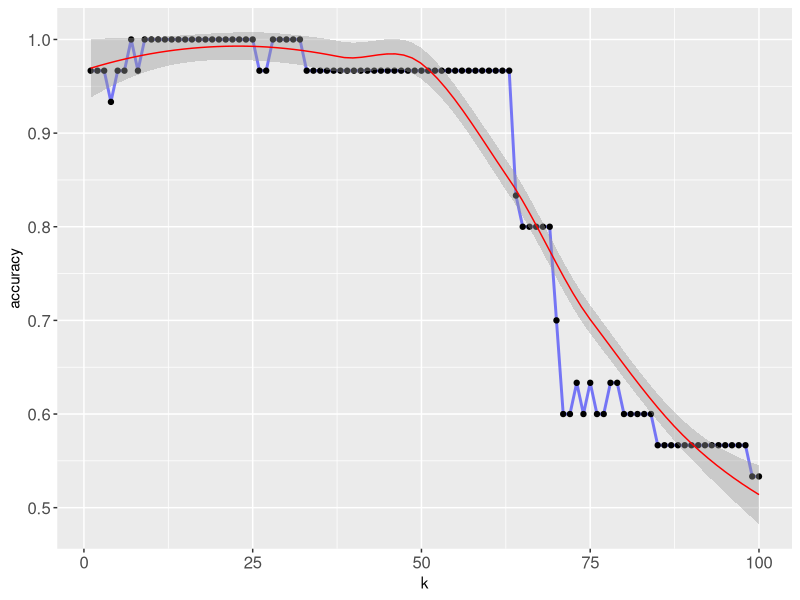
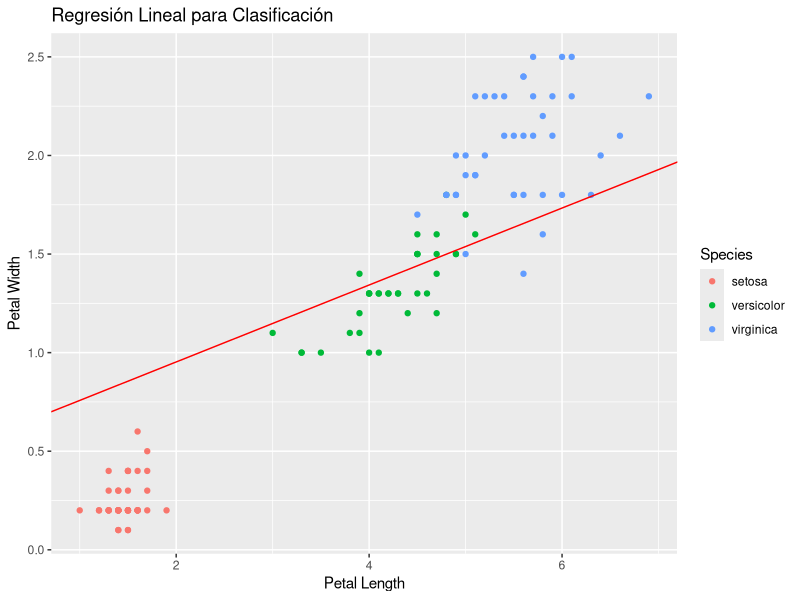

These figures' R source, in order:
# Preparación datos
# Instalamos las librerias que se van utilizar:
library(ggplot2)
library(dplyr)

# Luego de cargar la libreria especificar cada algoritmo
install.packages("caret")
library(caret)

# Cargamos los datos. Seguiremos con los datos de "iris"
data(iris)
summary(iris)
head(iris,5)
# Cuantos registros son
len_muestra<-nrow(iris)
len_muestra

# Definimos los sets de entrenamiento (En este caso será 80% - 20%)

set.seed(2023)
sample_muestra<-sample(len_muestra, len_muestra)
print(paste("Muestra aleatoria:", len_muestra))
sample_muestra

len_train<-len_muestra*0.8
print(paste("Longitud muestra de entrenamiento", len_train))
sample_train<-sample(sample_muestra, len_train) # Muestra de entrenamiento
sample_train

sample_test<-sample_muestra[!sample_muestra %in% sample_train] # Muestra test
len_test<-length(sample_test) # Largo del dataset test
print(paste("Longitud muestra test:", len_test))
sample_test

# Asignamos los valores de la muestra al dataset "iris" y obtenemos las particiones del dataset
iris_train <- iris[sample_train, ]
iris_test <- iris[sample_test, ]

# Separamos la columna "Species" que utilizaremos como etiquetas

# Entrenamiento
iris_train_dataset<-iris_train[,-5]
iris_train_output<-iris_train[,5]

# Testeo
iris_test_dataset<-iris_test[,-5]
iris_test_output_real<-iris_test[,5]

# Se podría visualizar el resultado de los sets de train y test:
iris_train_dataset
iris_train_output
iris_test_dataset
iris_test_output_real

# ALGORITMO KNN
# Carga de paquetes
# Existen distintas librerias para utilizar este algoritmo en este caso utilizaremos "class"
library(class)
# help(knn)

# Creamos el modelo

iris_test_output_knn <- knn (
  train = iris_train_dataset,
  cl = iris_train_output,
  test = iris_test_dataset,
  k = 50
)

iris_test_output_knn

# Elaboramos la matriz de confusión
mc_knn <- table(iris_test_output_knn, iris_test_output_real)
print(paste("Matriz de confusión:"))
mc_knn

# Calculamos el accuracy del modelo: aciertos/predicciones
ac_knn <- mean(iris_test_output_knn == iris_test_output_real)
print(paste("Accuracy: ", ac_knn))

# En este tipo de algoritmos, es comun querer encontrar un valor de k vecinos óptimo
set.seed(2023)
k <- 1:100
knn_kvalues <- data.frame(k, accuracy= 0)

for(n in k){
  iris_test_output_knn <- knn (
    train = iris_train_dataset,
    cl = iris_train_output,
    test = iris_test_dataset,
    k = n
  )
  knn_kvalues$accuracy[n] <- mean(iris_test_output_knn == iris_test_output_real)
}

# Visualización de resultados
ggplot(knn_kvalues)+
aes(k, accuracy)+ 
geom_line(colour="blue", lwd = 1, alpha = 0.5) +
geom_point(colour="black")+
geom_smooth(colour="red", lwd = 0.5)+
  theme(
    axis.text.x = element_text(size = 12),
    axis.text.y = element_text(size = 12)
  )

# Para consultar el data frame
knn_kvalues

# ALGORITMO REGRESÓN LINEAL
# Creamos el modelo de regresión lineal para clasificación con el set train
iris_rLineal <- lm(Species ~ Petal.Length + Petal.Width, data = iris_train)

# Predicción con el set 
predicciones <- predict(iris_rLineal, newdata = iris_test)

# Definir los limites para la clasificación
limites <- c(0, quantile(predicciones, probs = c(0.33, 0.67, 1)))

# Convertir las predicciones en clases
iris_test_output_rLineal <- cut(predicciones, breaks = limites, labels = c("setosa", "versicolor", "virginica"))

# Recordar que ya estaba creado el vector de clases reales
iris_test_output_real

# Matriz de confusión
mc_rLineal <- table(iris_test_output_real, iris_test_output_rLineal)
print("Matriz de confusión: ")
print(mc_rLineal)

# Accuracy
ac_rLineal <- mean(iris_test_output_rLineal == iris_test_output_real)
print(paste("Accuracy: ", ac_rLineal))

# Gráfico
library(ggplot2)

ggplot(data = iris_train,
       aes(x = Petal.Length,
           y = Petal.Width,
           color = Species)) +
  geom_point() +
  geom_abline(
    intercept = coef(iris_rLineal)[1],
    slope = coef(iris_rLineal)[2],
    color = "red",
    lwd = 0.5
  ) +
  labs(
    title = "Regresión Lineal para Clasificación",
    x = "Petal Length",
    y = "Petal Width"
  )
